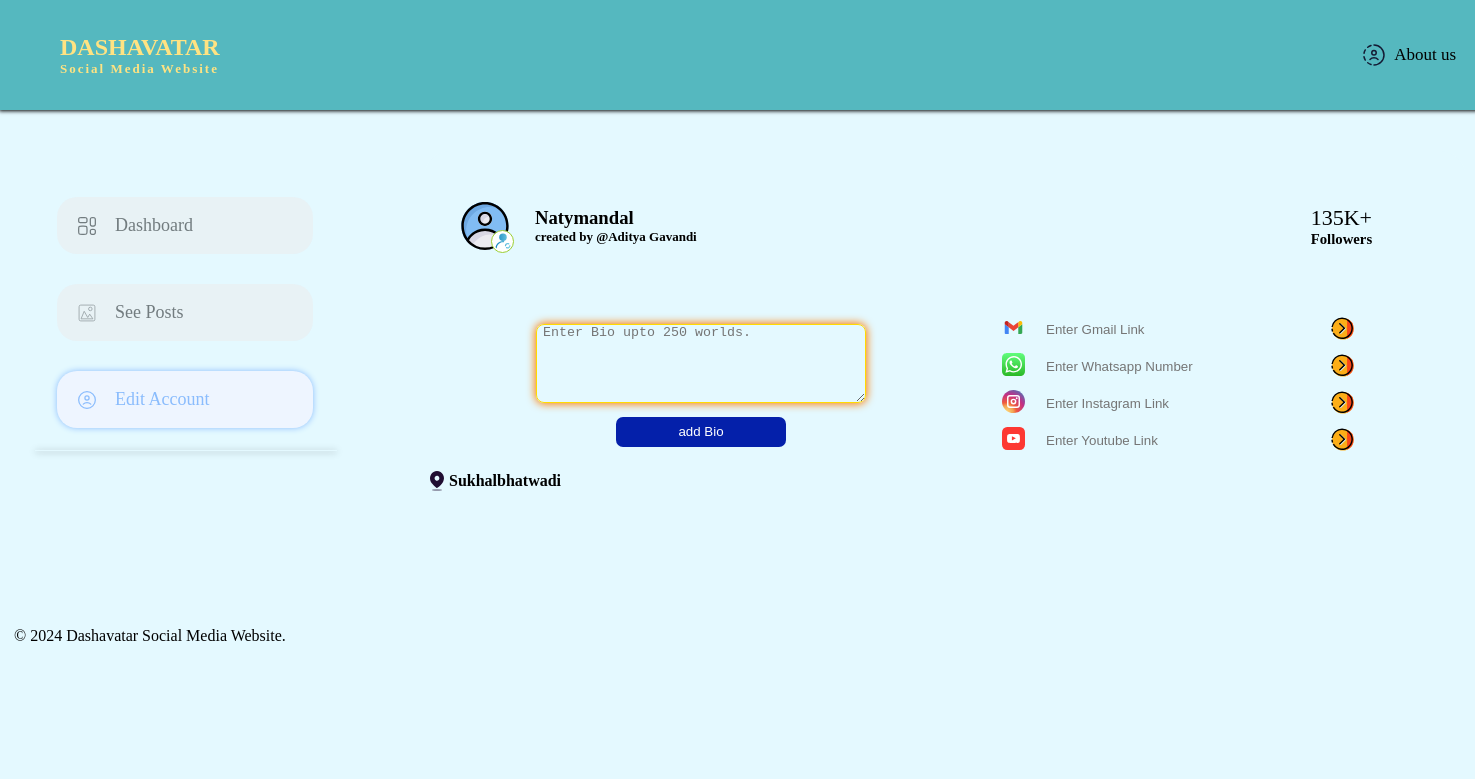
The page /editaccount on the database its author committed.
### socialweb/models.py (models this page shows)
class UserRegister(models.Model):
    name = models.CharField(max_length=40,null=True)
    gmail = models.EmailField()
    address = models.CharField(max_length=50,null=True)
    page_name = models.CharField(max_length=100, default='Enter page name',null=True)
    phone_number = models.CharField(max_length=15,null=True)
    password = models.CharField(max_length=10,null=True)
    bio=models.CharField(max_length=100, default='add bio',null=True)
    profile_pic=models.FileField(upload_to="profile_pic/",max_length=250,null=True,default='profile_pic/profilepic.svg')
    date=models.DateTimeField(null=True)

### socialweb/views.py (the view)
# urls.py: path('editaccount',views.editaccount, name='editaccount'),
def editaccount(request):
    user=UserRegister.objects.all()
    post=Post.objects.all()
    return render(request,'dashboardeditaccount.html',{'User':user,'Post':post})

### templates/dashboardeditaccount.html (shortened to what this page needs)
{% extends "dashboard.html" %}
{% block editaccount %}
    <div class="imgeselected" id="account">
        <img src="/static/assets/svg/profileselected.svg" alt="" srcset="" />
        <li>Edit Account</li>
    </div>
{% endblock %}
{% block dashboard %}
<div class="dashboard">
    {% for u in User %}
  <div class="user-account">
      <img
        src="{{ u.profile_pic.url }}"
        alt=""
        srcset=""
        class="Page-profile"
      />
      <button class="editprofile"><img src="/static/assets/svg/changeprofile.svg" alt="" srcset=""></button>
      <h3 class="Page-name">
        {{ u.page_name }}
        <p class="user-name">created by @{{ u.name }}</p>
      </h3>
      <span class="followers-count"
        >135K+
        <h6>Followers</h6>
      </span>
    </div>
    <div class="aboutedit">
      <div class="bio">
        <p>
          <textarea name="biobox" id="biobox" placeholder="Enter Bio upto 250 worlds."></textarea>
        </p>
        <button type="submit">add Bio</button>
      </div>
      <div id="links" class="tolinks">
          <div id="Gmail" class="tolink">
            <img
              src="/static/assets/svg/gmaillogo.svg"
              alt=""
              srcset=""
            /><input type="text" placeholder="Enter Gmail Link"><button type="submit"><img src="/static/assets/svg/next.svg" alt="" srcset=""></button></div>
            <div id="whatsapp" class="tolink">
            <img
              src="/static/assets/svg/whatsapp.svg"
              alt=""
              srcset=""
            /><input type="text" placeholder="Enter Whatsapp Number"><button type="submit"><img src="/static/assets/svg/next.svg" alt="" srcset=""></button></div>
            <div id="Instagram" class="tolink">
            <img
              src="/static/assets/svg/instagramlogo.svg"
              alt=""
              srcset=""
            /><input type="text" placeholder="Enter Instagram Link"><button type="submit"><img src="/static/assets/svg/next.svg" alt="" srcset=""></button></div>
            <div id="Youtube" class="tolink">
            <img
              src="/static/assets/svg/youtubelogo.svg"
              alt=""
              srcset=""
            /><input type="text" placeholder="Enter Youtube Link"><button type="submit"><img src="/static/assets/svg/next.svg" alt="" srcset=""></button></div
        ></a>
      </div>
    </div>
    <div class="address">
        <img src="/static/assets/svg/locationlogo.svg" alt="" srcset="" />
        <h4 id="location" class="location">{{u.address}}</h4>
      </div>
    {% endfor %}
  </div>
{% endblock %}

### static/css/style.css (style rules this page uses)
* { margin: 0; padding: 0; }
body { background-color: #e4f9ff; }
.navbar li { width: 180px; padding: 18px; font-size: large; }
.navbar img { width: 20px; height: 20px; margin-left: 20px; }
.user-account { height: 150px; display: flex; align-items: center; padding-left: 30px; gap: 20px; }
.user-account img { width: 60px; height: 60px; border-radius: 50%; }
.user-account p { font-size: 13px; }
.user-account .followers-count { font-size: 22px; padding-left: 594px; }
.address { display: flex; align-items: center; }
.aboutedit { display: flex; align-items: center; text-align: center; justify-content: space-evenly; padding: 15px; gap: 40px; }
.aboutedit textarea { padding-left: 6px; width: 322px; height: 77px; border-radius: 8px; background-color: transparent; border: 1px solid #ffdb00; box-shadow: 0px 0px 9px 1px #ff7c00; }
.editprofile { display: flex; position: absolute; background-color: white; width: 23px; height: 23px; justify-content: center; cursor: pointer; left: 66px; top:79px; border: 1px solid yellowgreen; border-radius: 50%; }
.editprofile>img { width: 20px; height: 20px; }
.bio button { margin-top: 10px; height: 30px; cursor: pointer; width: 170px; background-color: #0420aa; color: white; border: none; border-radius: 7px; transition: all ease-in-out .3s; }
.tolinks { display: flex; flex-direction: column; gap: 10px; }
.tolink { display: flex; justify-content: flex-end; gap: 15px; }
.tolink img { width: 23px; height: 23px; }
.tolink input { padding-left: 6px; width: 270px; background-color: transparent; border: none; }
.tolink>button { cursor: pointer; height: 27px; background-color: transparent; border:none; transition: all ease-in-out .2s; }

### static/css/utility.css (style rules this page uses)
.imgeselected { display: flex; flex-direction: row; align-items: center; justify-content: center; background-color: #eef5ff; border-radius: 20px; box-shadow: 0px 0px 6px 0px; cursor: pointer; color: #8abcfd; }

### rows shown on the page
UserRegister: profile_pic (picture), page_name "Natymandal", name "Aditya Gavandi", address "Sukhalbhatwadi"
